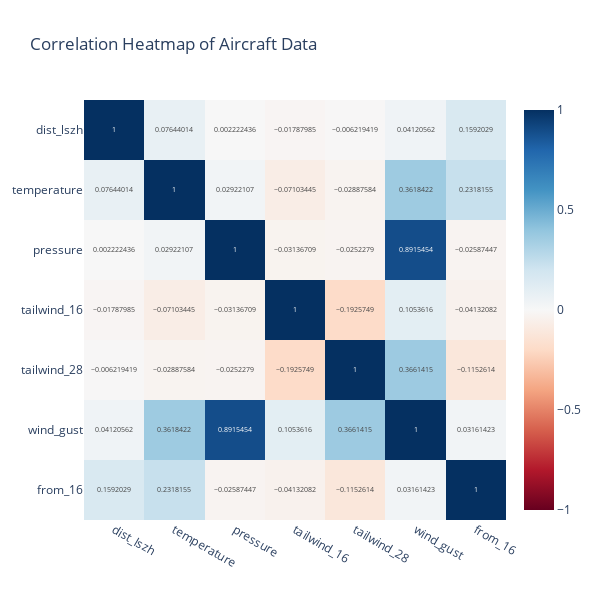

The notebook cell this image was saved under:
### Markdown cell above
### Correlation plot for numerical variables

### Code cell
import plotly.express as px
# plot correlation matrix
corr_matrix = df[['dist_lszh', 'temperature', 'pressure', 'tailwind_16', 'tailwind_28', 'wind_gust', 'from_16']].corr()
fig = px.imshow(
    corr_matrix,
    text_auto=True,  # display correlation values on the heatmap
    aspect="auto",
    color_continuous_scale="RdBu",
    range_color=[-1,1],
    
    title="Correlation Heatmap of Aircraft Data",
    height=600,
    width=600
)
fig.show()

### Figure 1 — Plotly figure (JSON) as saved in the notebook; plotly's stock layout.template omitted (floating-point values rounded to 4 significant figures)
{"data": [{"coloraxis": "coloraxis", "hovertemplate": "x: %{x}<br>y: %{y}<br>color: %{z}<extra></extra>", "name": "0", "texttemplate": "%{z}", "type": "heatmap", "x": ["dist_lszh", "temperature", "pressure", "tailwind_16", "tailwind_28", "wind_gust", "from_16"], "xaxis": "x", "y": ["dist_lszh", "temperature", "pressure", "tailwind_16", "tailwind_28", "wind_gust", "from_16"], "yaxis": "y", "z": [[1.0, 0.07644, 0.002222, -0.01788, -0.006219, 0.04121, 0.1592], [0.07644, 1.0, 0.02922, -0.07103, -0.02888, 0.3618, 0.2318], [0.002222, 0.02922, 1.0, -0.03137, -0.02523, 0.8915, -0.02587], [-0.01788, -0.07103, -0.03137, 1.0, -0.1926, 0.1054, -0.04132], [-0.006219, -0.02888, -0.02523, -0.1926, 1.0, 0.3661, -0.1153], [0.04121, 0.3618, 0.8915, 0.1054, 0.3661, 1.0, 0.03161], [0.1592, 0.2318, -0.02587, -0.04132, -0.1153, 0.03161, 1.0]]}], "layout": {"coloraxis": {"cmax": 1, "cmin": -1, "colorscale": [[0, "rgb(103,0,31)"], [0.1, "rgb(178,24,43)"], [0.2, "rgb(214,96,77)"], [0.3, "rgb(244,165,130)"], [0.4, "rgb(253,219,199)"], [0.5, "rgb(247,247,247)"], [0.6, "rgb(209,229,240)"], [0.7, "rgb(146,197,222)"], [0.8, "rgb(67,147,195)"], [0.9, "rgb(33,102,172)"], [1, "rgb(5,48,97)"]]}, "height": 600, "title": {"text": "Correlation Heatmap of Aircraft Data"}, "width": 600, "xaxis": {"anchor": "y", "domain": [0, 1]}, "yaxis": {"anchor": "x", "autorange": "reversed", "domain": [0, 1]}}}
